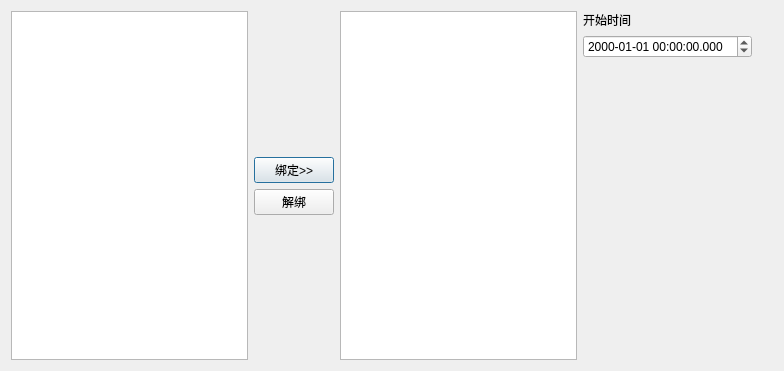
<?xml version="1.0" encoding="UTF-8"?>
<ui version="4.0">
 <class>ActionBindFrame</class>
 <widget class="QDialog" name="ActionBindFrame">
  <property name="geometry">
   <rect>
    <x>0</x>
    <y>0</y>
    <width>784</width>
    <height>371</height>
   </rect>
  </property>
  <property name="windowTitle">
   <string>Dialog</string>
  </property>
  <layout class="QGridLayout" name="gridLayout">
   <item row="0" column="0">
    <layout class="QHBoxLayout" name="horizontalLayout_2">
     <item>
      <layout class="QHBoxLayout" name="horizontalLayout">
       <item>
        <widget class="QListWidget" name="lstWgtAction"/>
       </item>
       <item>
        <layout class="QVBoxLayout" name="verticalLayout_2">
         <item>
          <spacer name="verticalSpacer_2">
           <property name="orientation">
            <enum>Qt::Vertical</enum>
           </property>
           <property name="sizeHint" stdset="0">
            <size>
             <width>20</width>
             <height>40</height>
            </size>
           </property>
          </spacer>
         </item>
         <item>
          <widget class="QPushButton" name="psbBind">
           <property name="text">
            <string>绑定&gt;&gt;</string>
           </property>
          </widget>
         </item>
         <item>
          <widget class="QPushButton" name="psbUnBind">
           <property name="text">
            <string>解绑</string>
           </property>
          </widget>
         </item>
         <item>
          <spacer name="verticalSpacer_3">
           <property name="orientation">
            <enum>Qt::Vertical</enum>
           </property>
           <property name="sizeHint" stdset="0">
            <size>
             <width>20</width>
             <height>40</height>
            </size>
           </property>
          </spacer>
         </item>
        </layout>
       </item>
      </layout>
     </item>
     <item>
      <widget class="QListWidget" name="lstWgtbindAction"/>
     </item>
     <item>
      <layout class="QVBoxLayout" name="verticalLayout">
       <item>
        <widget class="QLabel" name="label">
         <property name="text">
          <string>开始时间</string>
         </property>
        </widget>
       </item>
       <item>
        <widget class="QDateTimeEdit" name="dateTimeEdit">
         <property name="displayFormat">
          <string>yyyy-MM-dd HH:mm:ss.sss</string>
         </property>
        </widget>
       </item>
       <item>
        <spacer name="verticalSpacer">
         <property name="orientation">
          <enum>Qt::Vertical</enum>
         </property>
         <property name="sizeHint" stdset="0">
          <size>
           <width>20</width>
           <height>40</height>
          </size>
         </property>
        </spacer>
       </item>
      </layout>
     </item>
     <item>
      <spacer name="horizontalSpacer">
       <property name="orientation">
        <enum>Qt::Horizontal</enum>
       </property>
       <property name="sizeHint" stdset="0">
        <size>
         <width>40</width>
         <height>20</height>
        </size>
       </property>
      </spacer>
     </item>
    </layout>
   </item>
  </layout>
  <zorder>label</zorder>
  <zorder>horizontalLayoutWidget_2</zorder>
  <zorder>horizontalLayoutWidget</zorder>
 </widget>
 <resources/>
 <connections/>
</ui>
